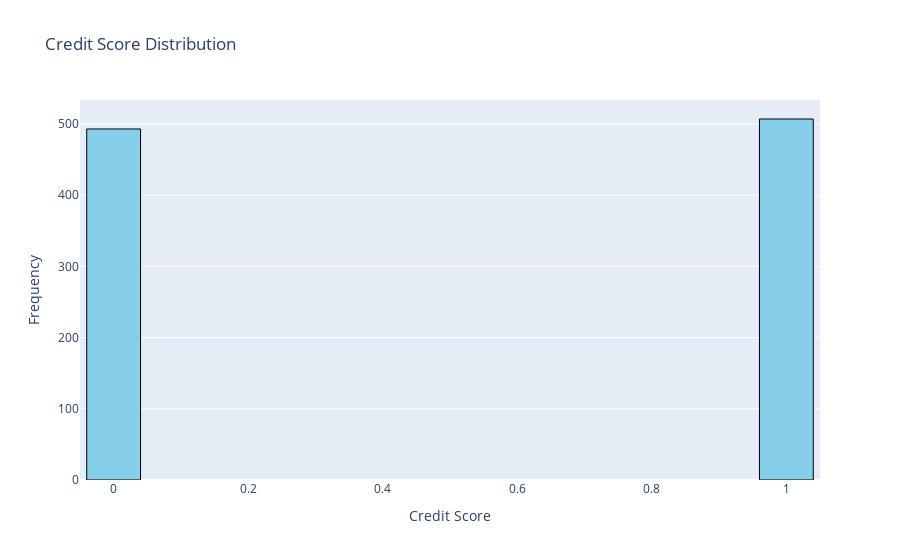

Notebook code for this chart:
### Code cell
fig = go.Figure()

fig.add_trace(go.Histogram(
    x= data_cleaned['Credit_Score'],
    nbinsx=20,
    marker=dict(color='skyblue', line=dict(color='black', width=1))
))
fig.update_layout(
    title="Credit Score Distribution",
    xaxis_title="Credit Score",
    yaxis_title= "Frequency",
    bargap=0.2
)
fig.show()

### Figure 1 — Plotly figure (JSON) as saved in the notebook; plotly's stock layout.template omitted (floating-point values rounded to 4 significant figures; data arrays with more than 128 entries replaced by an {"elided": "..."} marker saying what was removed)
{"data": [{"marker": {"color": "skyblue", "line": {"color": "black", "width": 1}}, "nbinsx": 20, "type": "histogram", "x": {"elided": "1000 int values"}}], "layout": {"bargap": 0.2, "title": {"text": "Credit Score Distribution"}, "xaxis": {"title": {"text": "Credit Score"}}, "yaxis": {"title": {"text": "Frequency"}}}}
